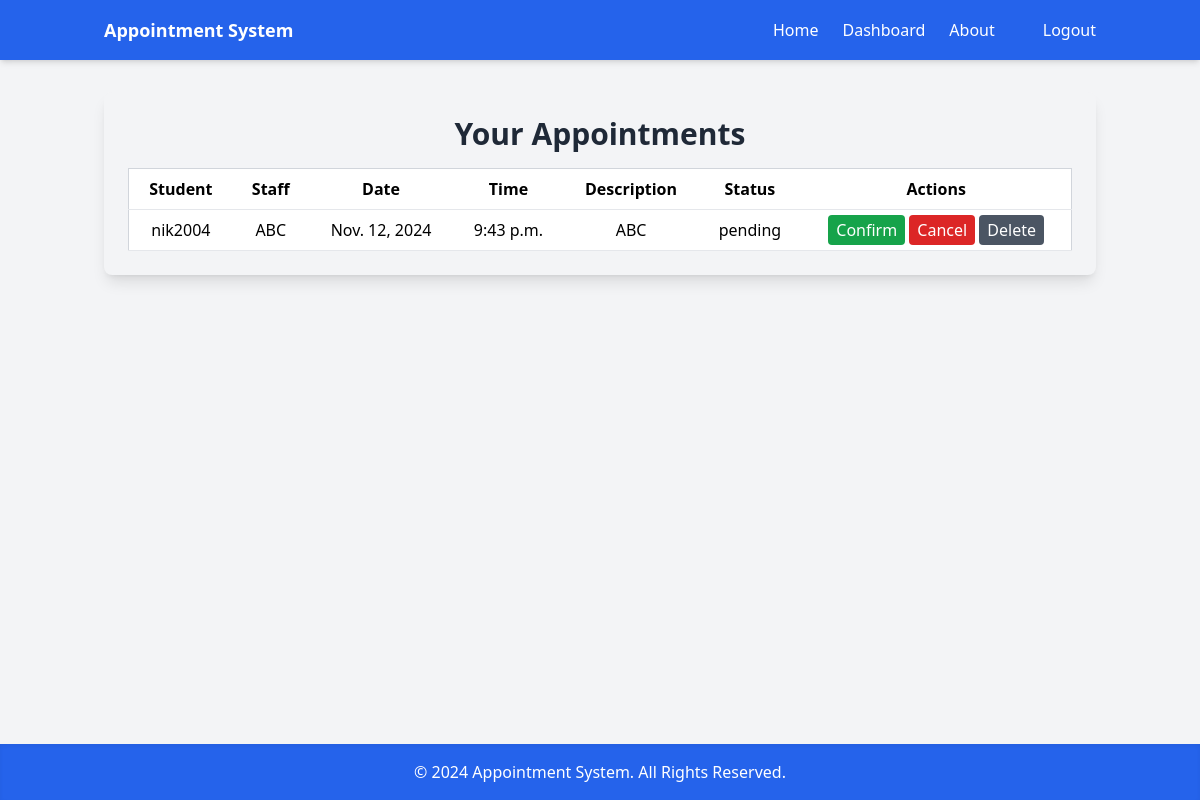
/appointments/view/ (signed in), run on an earlier commit of the app's database.
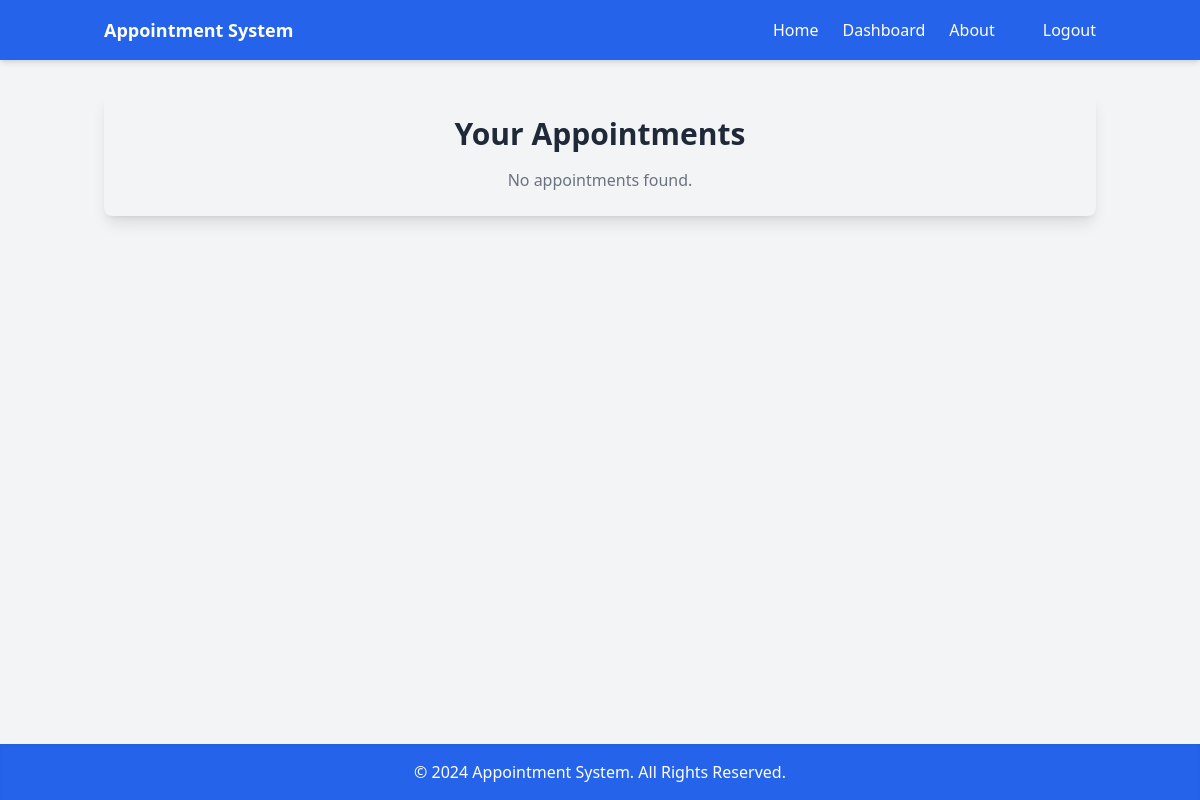
And on a later commit of the database.
### appointments/models.py (models this page shows, shortened)
class Appointment(models.Model):
    STATUS_CHOICES = [
        ('pending', 'Pending'),
        ('confirmed', 'Confirmed'),
        ('canceled', 'Canceled'),
        ('completed', 'Completed'),
    ]
    student = models.ForeignKey(User, on_delete=models.CASCADE, related_name='appointments')
    staff = models.ForeignKey('Staff', on_delete=models.CASCADE, related_name='staff_appointments')
    appointment_date = models.DateField()
    appointment_time = models.TimeField()
    description = models.TextField(blank=True, null=True)
    status = models.CharField(max_length=20, choices=STATUS_CHOICES, default='pending')
    class Meta:
        unique_together = (('student', 'staff', 'appointment_date', 'appointment_time'),)

class Staff(models.Model):
    user = models.OneToOneField(User, on_delete=models.CASCADE)
    name = models.CharField(max_length=100)
    department = models.CharField(max_length=100)
    email = models.EmailField(unique=True)
    phone_number = models.CharField(max_length=15, null=True, blank=True)

### appointments/views/appointments.py (the view)
# urls.py: path('view/', view_appointments, name='view_appointments'),
@login_required
def view_appointments(request):
    if request.user.is_staff:
        try:
            staff = Staff.objects.get(user=request.user)
            appointments = Appointment.objects.filter(staff=staff)
        except Staff.DoesNotExist:
            appointments = []  # Handle case where the staff object doesn't exist
    else:
        appointments = Appointment.objects.filter(student=request.user)
    has_appointments = appointments.exists()  # Check if there are any appointments
    return render(request, 'appointments/view_appointments.html', {'appointments': appointments, 'has_appointments': has_appointments})

### appointments/templates/appointments/view_appointments.html (shortened to what this page needs)
{% extends 'appointments/base.html' %}
{% block link3 %}
<a href="{% url 'logout' %}" class="hover:underline">Logout</a>
{% endblock %}
{% block content %}
<div class="container mx-auto p-6 bg-gray-100 rounded-lg shadow-lg">
    <h1 class="text-3xl font-bold mb-4 text-center text-gray-800">Your Appointments</h1>
    {% if appointments %}
        <div class="overflow-x-auto text-center">
            <table class="min-w-full bg-white border border-gray-300">
                <thead>
                    <tr>
                        <th class="py-2 px-4 border-b">Student</th>
                        <th class="py-2 px-4 border-b">Staff</th>
                        <th class="py-2 px-4 border-b">Date</th>
                        <th class="py-2 px-4 border-b">Time</th>
                        <th class="py-2 px-4 border-b">Description</th>
                        <th class="py-2 px-4 border-b">Status</th>
                        <th class="py-2 px-4 border-b">Actions</th>
                    </tr>
                </thead>
                <tbody>
                    {% for appointment in appointments %}
                    <tr class="hover:bg-gray-100">
                        <td class="py-2 px-4 border-b">{{ appointment.student.username }}</td>
                        <td class="py-2 px-4 border-b">{{ appointment.staff.name }}</td>
                        <td class="py-2 px-4 border-b">{{ appointment.appointment_date }}</td>
                        <td class="py-2 px-4 border-b">{{ appointment.appointment_time }}</td>
                        <td class="py-2 px-4 border-b">{{ appointment.description }}</td>
                        <td class="py-2 px-4 border-b">{{ appointment.status }}</td>
                        <td class="py-2 px-4 border-b">
                            {% if user.is_staff and appointment.status == 'pending' %}
                                <a href="{% url 'confirm_appointment' appointment.id %}" class="bg-green-600 text-white px-2 py-1 rounded hover:bg-green-700 transition">Confirm</a>
                                <a href="{% url 'cancel_appointment' appointment.id %}" class="bg-red-600 text-white px-2 py-1 rounded hover:bg-red-700 transition">Cancel</a>
                            {% endif %}
                            <a href="{% url 'delete_appointment' appointment.id %}" class="bg-gray-600 text-white px-2 py-1 rounded hover:bg-gray-700 transition">Delete</a>
                        </td>
                    </tr>
                    {% endfor %}
                </tbody>
            </table>
        </div>
    {% else %}
        <p class="text-center text-gray-500">No appointments found.</p>
    {% endif %}
</div>
{% endblock %}

What changed in the data, as far as the page shows it:
removed Appointment: student.username "nik2004", staff.name "ABC", appointment_date "Nov. 12, 2024", appointment_time "9:43 p.m.", description "ABC", status "pending", shows "Confirm"
Also different on the page:
text no longer shown: "Student Staff Date Time Description Status Actions"
text now shown: "No appointments found."
